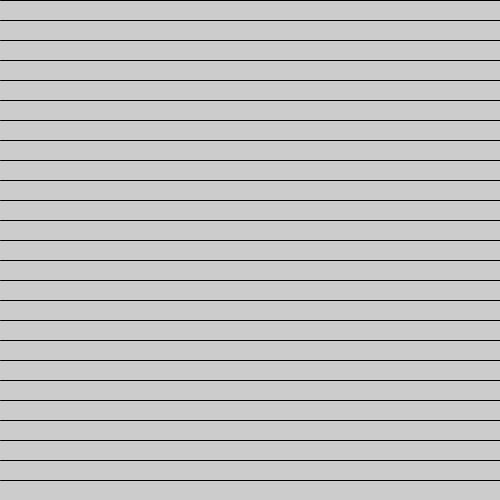
Frame 1 (no input)
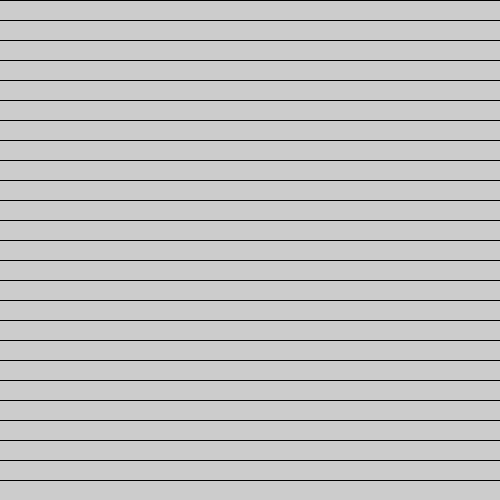
Frame 60 (the mouse pressed at the canvas centre just before this capture)
Frame 120 (the mouse held since frame 60 and released just before this capture): identical to frame 60, image omitted

The Processing sketch that drew these frames (run headless with seeded random() and noise(); from frame 60 on, the mouse is pressed at the canvas centre):

// Processing sketch: Line_Across_the_Screen_for
// ── Line_Across_the_Screen_for.pde

void setup () {
  size (500, 500);

}
void draw () {
  for (int y=0; y<height; y+=20) {
    line (0, y, width, y);
    
  }
}
